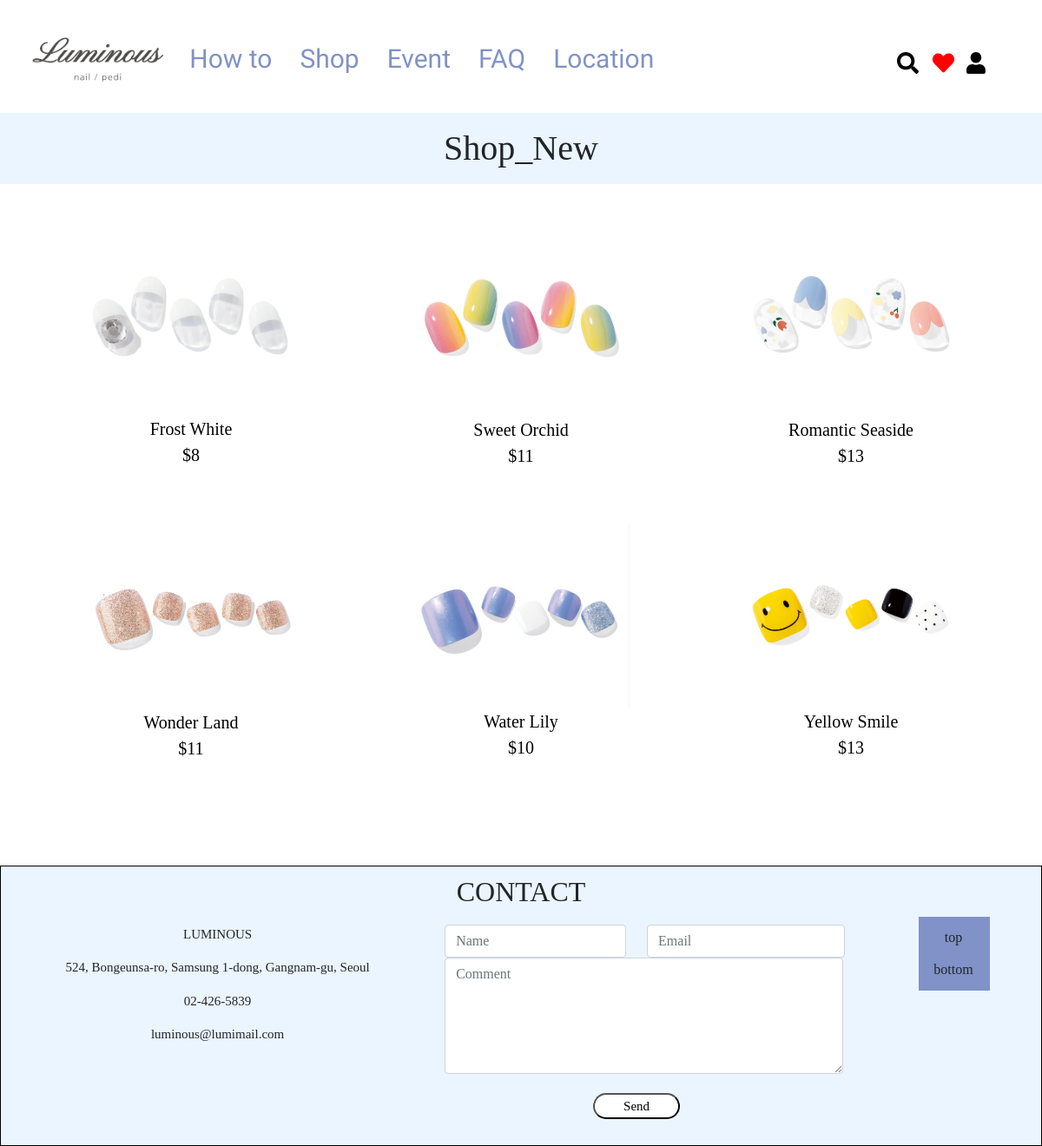
Page /page/shop/new/ on the committed database.
### web/models.py (models this page shows, shortened)
class Product(models.Model):
    title = models.CharField(max_length=100)
    content = models.TextField(blank=True, null=True)
    price = models.CharField(max_length=7)
    image = models.ImageField(upload_to='product')
    category = models.CharField(max_length=20)
    special = models.CharField(max_length=8, blank=True, null=True)

### web/views.py (the view)
# urls.py: path('shop/new/', views.new, name='new'),
def new(request):
    results = Product.objects.filter(special__icontains="new")
    context = {
        'products' : results
    }
    return render(request, 'page/shop/shopnew.html', context)

### web/templates/page/shop/shopnew.html (shortened to what this page needs)
{% extends 'page/base.html' %}
    {% load static %}
    {% block content %}
    <h1 style="padding:17px; background-color:#EBF5FF" id = "head">Shop_New</h1><br>
    <section class="container text-center">
        {% if products %}
        <div class="row">
            {% for product in products %}
            <div class="col-sm-4" onmouseover='OnMouseIn(this)' onmouseout='OnMouseOut(this)' onclick='onclick(this)'onmousedown='OnMouseDown(this)'>
                <br>
                <a href="{% url 'detail' product.id %}" style="text-decoration: none; color: black;">
                    <img src="{{ product.image.url }}" style="overflow: hidden;" width="70%" height="auto">
                    <p style="font-size:20px; text-align:center; margin-bottom: 40px;">{{ product.title }}<br>${{ product.price }}</p>
                </a>
            </div>
            {% endfor %}
        </div>
        {% endif %}
    </section>
    {% endblock content %}

### web/static/page/css/base.css (style rules this page uses)
* { font-family: 'Playfair Display', serif; }
#head { text-align : center; }

### rows in the picture
Product: image (picture), title "Frost White", price "8"
Product: image (picture), title "Sweet Orchid", price "11"
Product: image (picture), title "Romantic Seaside", price "13"
Product: image (picture), title "Wonder Land", price "11"
Product: image (picture), title "Water Lily", price "10"
Product: image (picture), title "Yellow Smile", price "13"
